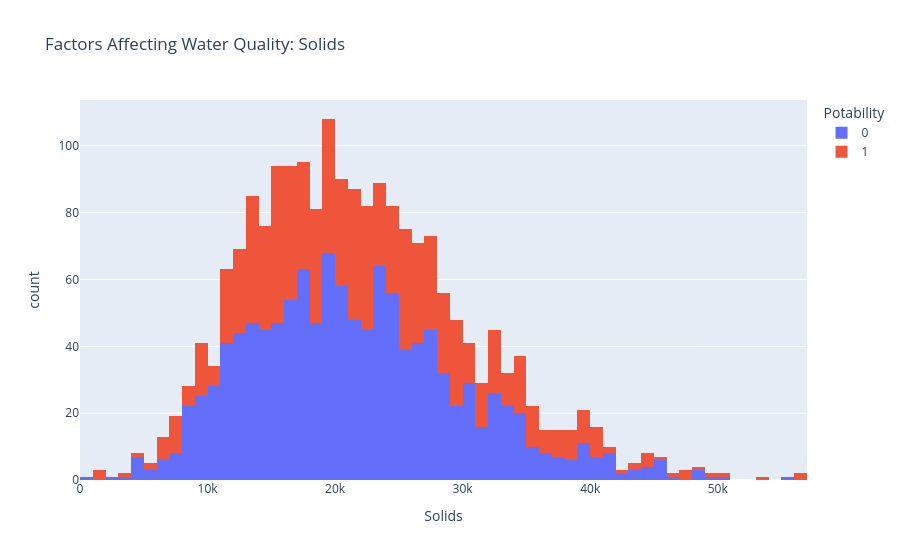

Write notebook code for a chart like this one.
### Code cell
figure = px.histogram(data, x = "Solids", 
                      color = "Potability", 
                      title= "Factors Affecting Water Quality: Solids")
figure.show()

### Figure 1 — Plotly figure (JSON) as saved in the notebook; plotly's stock layout.template omitted (floating-point values rounded to 4 significant figures; data arrays with more than 128 entries replaced by an {"elided": "..."} marker saying what was removed)
{"data": [{"bingroup": "x", "hovertemplate": "Potability=0<br>Solids=%{x}<br>count=%{y}<extra></extra>", "legendgroup": "0", "marker": {"color": "#636efa", "pattern": {"shape": ""}}, "name": "0", "orientation": "v", "showlegend": true, "type": "histogram", "x": {"elided": "1200 float values"}, "xaxis": "x", "yaxis": "y"}, {"bingroup": "x", "hovertemplate": "Potability=1<br>Solids=%{x}<br>count=%{y}<extra></extra>", "legendgroup": "1", "marker": {"color": "#EF553B", "pattern": {"shape": ""}}, "name": "1", "orientation": "v", "showlegend": true, "type": "histogram", "x": {"elided": "811 float values"}, "xaxis": "x", "yaxis": "y"}], "layout": {"barmode": "relative", "legend": {"title": {"text": "Potability"}, "tracegroupgap": 0}, "title": {"text": "Factors Affecting Water Quality: Solids"}, "xaxis": {"anchor": "y", "domain": [0, 1], "title": {"text": "Solids"}}, "yaxis": {"anchor": "x", "domain": [0, 1], "title": {"text": "count"}}}}
